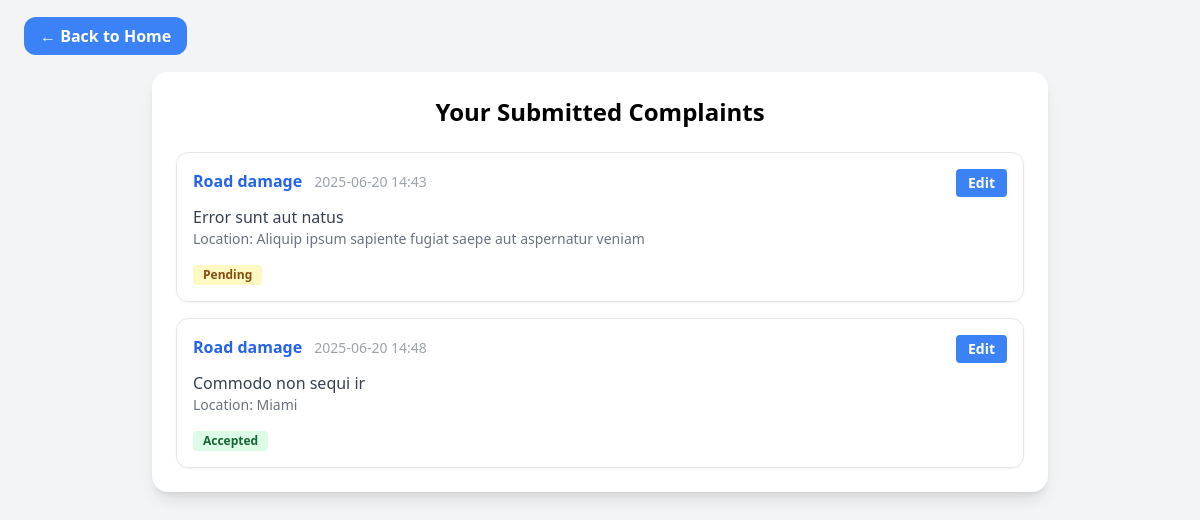
/my_complaints/ (signed in), run on an earlier commit of the app's database.
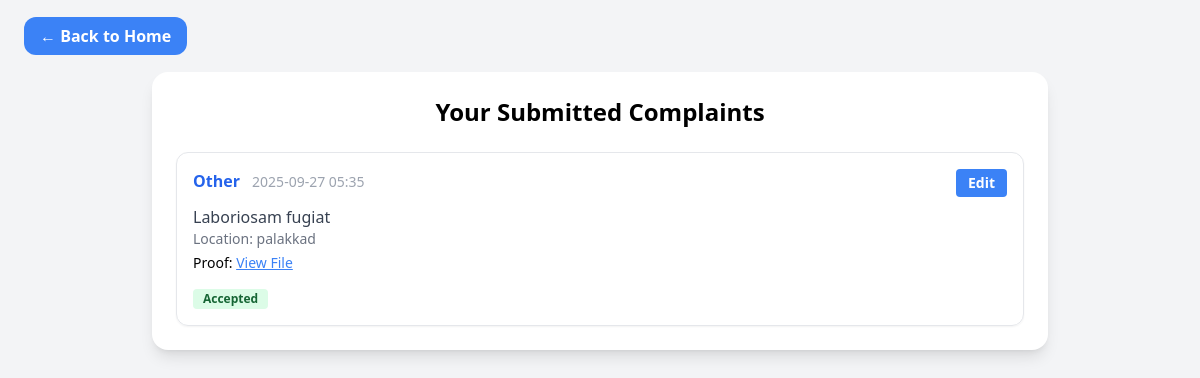
And on a later commit of the database.
### VCRA/models.py (models this page shows, shortened)
class Complaint(models.Model):
    COMPLAINT_CHOICES = [
        ('Noise', 'Noise'),
        ('Pollution', 'Pollution'),
        ('Road damage', 'Road damage'),
        ('Other', 'Other'),
    ]
    STATUS_CHOICES = [
        ('pending', 'Pending'),
        ('accepted', 'Accepted'),
        ('rejected', 'Rejected'),
    ]
    user = models.ForeignKey(User, on_delete=models.CASCADE)
    description = models.TextField()
    complaint_type = models.CharField(max_length=50, choices=COMPLAINT_CHOICES)
    location = models.CharField(max_length=255)
    proof = models.FileField(upload_to='complaints/', null=True, blank=True)
    created_at = models.DateTimeField(auto_now_add=True)
    status = models.CharField(max_length=10, choices=STATUS_CHOICES, default='pending')  # 👈 New

### VCRA/views.py (the view)
# urls.py: path('my_complaints/', views.my_complaints, name='my_complaints'),
@login_required
def my_complaints(request):
    complaints = Complaint.objects.filter(user=request.user)
    return render(request, 'my_complaints.html', {'complaints': complaints})

### VCRA/templates/my_complaints.html (shortened to what this page needs)
<!DOCTYPE html>
<html lang="en">
<head>
  <script src="https://cdn.tailwindcss.com"></script>
</head>
<body class="bg-gray-100 p-6">
  <div class="mb-6">
    <a href="{% url 'homelog' %}" class="bg-blue-500 hover:bg-blue-600 text-white py-2 px-4 rounded-xl font-semibold transition">
      ← Back to Home
    </a>
  </div>
  <div class="max-w-4xl mx-auto bg-white p-6 rounded-2xl shadow-lg">
    <h2 class="text-2xl font-bold mb-6 text-center">Your Submitted Complaints</h2>
    <ul class="space-y-4">
      {% for complaint in complaints %}
        <li class="border p-4 rounded-xl shadow-sm">
          <div class="flex justify-between items-start">
            <div>
              <span class="font-semibold text-blue-600">{{ complaint.complaint_type }}</span>
              <span class="text-gray-400 text-sm ml-2">{{ complaint.created_at|date:"Y-m-d H:i" }}</span>
            </div>
            <div class="flex gap-2">
              <a href="{% url 'edit_complaint' complaint.id %}" class="font-bold bg-blue-500 hover:bg-green-400 text-white px-3 py-1 rounded text-sm">Edit</a>
            </div>
          </div>
          <p class="text-gray-700 mt-2">{{ complaint.description }}</p>
          <p class="text-gray-500 text-sm">Location: {{ complaint.location }}</p>
          {% if complaint.proof %}
            <p class="text-sm mt-1">
              Proof:
              <a href="{{ complaint.proof.url }}" class="text-blue-500 underline" target="_blank">View File</a>
            </p>
          {% endif %}
          <div class="mt-3">
            {% if complaint.status == "accepted" %}
              <span class="inline-block bg-green-100 text-green-800 text-xs font-semibold px-2.5 py-0.5 rounded">Accepted</span>
            {% elif complaint.status == "rejected" %}
              <span class="inline-block bg-red-100 text-red-800 text-xs font-semibold px-2.5 py-0.5 rounded">Rejected</span>
            {% else %}
              <span class="inline-block bg-yellow-100 text-yellow-800 text-xs font-semibold px-2.5 py-0.5 rounded">Pending</span>
            {% endif %}
          </div>
        </li>
      {% empty %}
        <li class="text-center text-gray-500">You haven’t submitted any complaints yet.</li>
      {% endfor %}
    </ul>
  </div>
</body>
</html>

What changed in the data, as far as the page shows it:
removed Complaint: complaint_type "Road damage", created_at "2025-06-20 14:43", description "Error sunt aut natus", location "Aliquip ipsum sapiente fugiat saepe aut aspernatur veniam", status "Pending"
removed Complaint: complaint_type "Road damage", created_at "2025-06-20 14:48", description "Commodo non sequi ir", location "Miami", status "Accepted"
added Complaint: complaint_type "Other", created_at "2025-09-27 05:35", description "Laboriosam fugiat", location "palakkad", status "Accepted"
